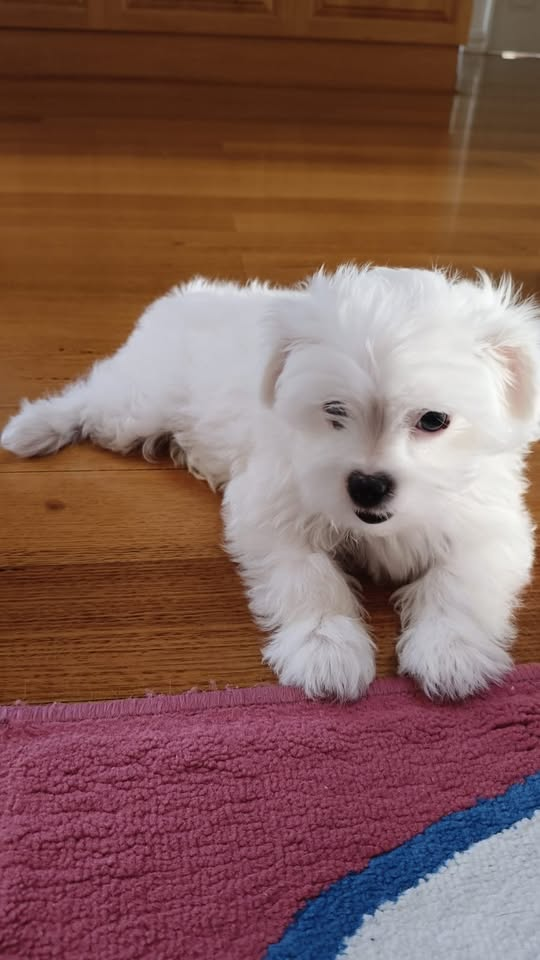
#> input picture Tasks/Opencv4/pics/dog.jpg, 540 x 960 px, found by its file name
$ python Task1_dogEdge.py
#> lines starting #> are read from the running program, lines starting #| are printed output that depends on the picture
import cv2 as cv
import numpy as np

def canny_threshold_values(img: cv.Mat, deviation: float=0.33) -> tuple[float, float]:
    avgIntense = np.median(img)

    minVal = avgIntense * (1 - deviation)
    maxVal = avgIntense * (1 + deviation)

    return minVal, maxVal

def main():
    img = cv.imread("./Tasks/Opencv4/pics/dog.jpg")
#> img is the input picture: shape (960, 540, 3); mean B, G, R 89.3, 96.5, 131.8

    img_grey = cv.cvtColor(img, cv.COLOR_BGR2GRAY)
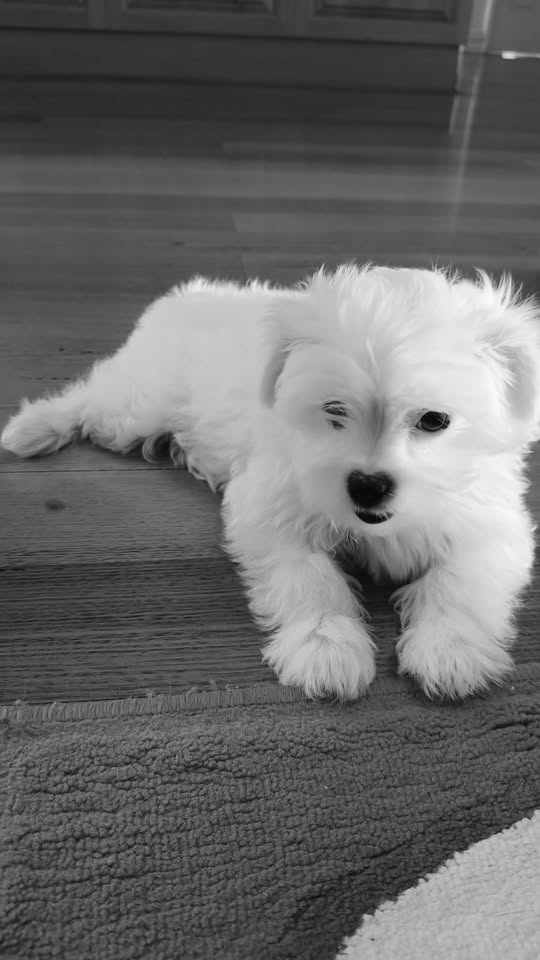
#> img_grey: shape (960, 540); min 2, max 251, mean 106.2

    img_gau = cv.GaussianBlur(img_grey, (5,5), 100) #kernal size of (7,7) can get rid of the floor

    min, max = canny_threshold_values(img_gau)
#> in canny_threshold_values, `avgIntense = np.median(img)`: avgIntense = 85
#> in canny_threshold_values, `minVal = avgIntense * (1 - deviation)`: minVal = 56.95
#> in canny_threshold_values, `maxVal = avgIntense * (1 + deviation)`: maxVal = 113.1
#> min = 56.95; max = 113.1

    img_canny = cv.Canny(img_gau, min, max)
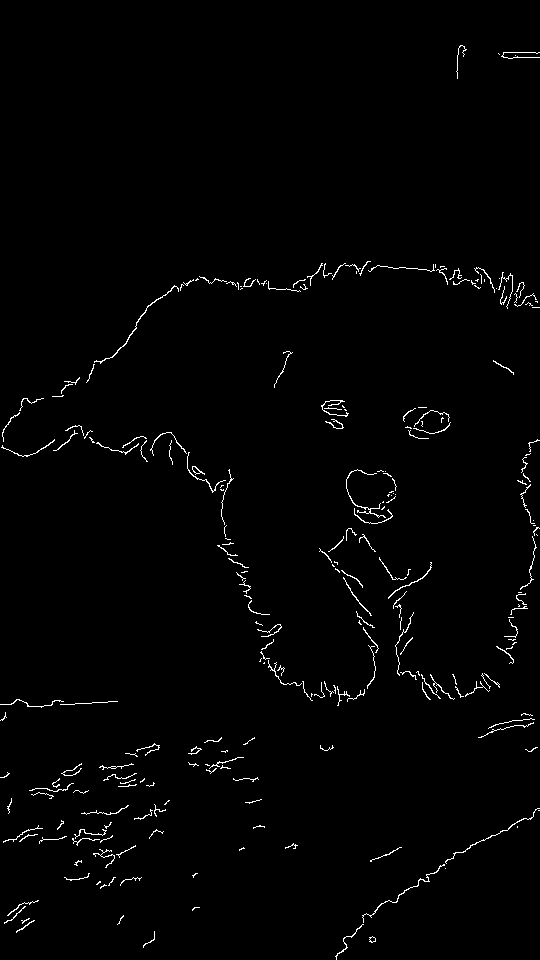
#> img_canny: shape (960, 540); 1.3% white in thin lines or dots

    cv.imshow("canny", img_canny)

    cv.waitKey(0)
    cv.destroyAllWindows()

if __name__ == "__main__":
    main()
